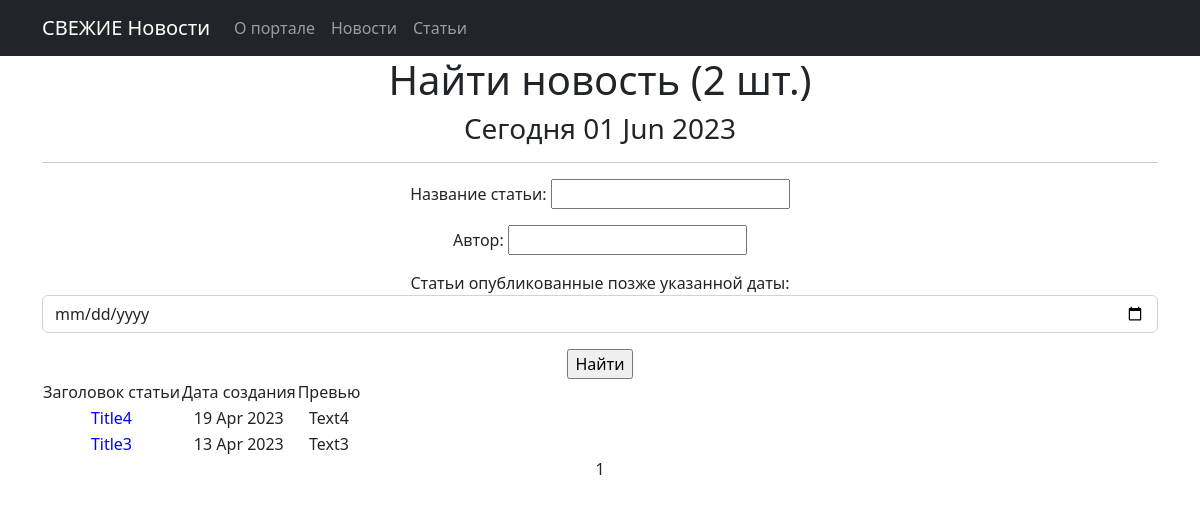
Page /news/search/ on the earlier database version.
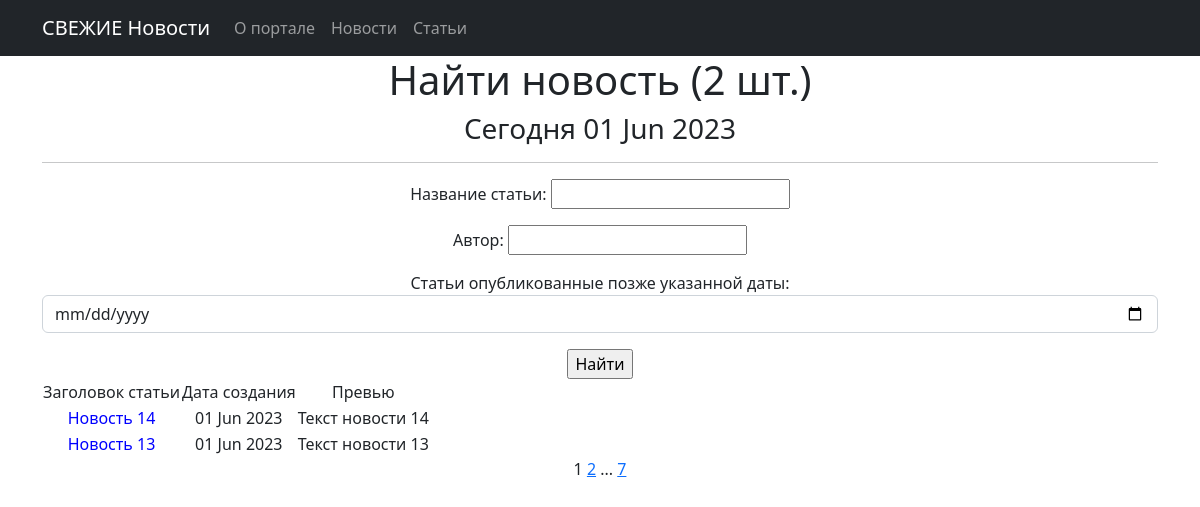
Same page on the later database version.
### news/models.py (models this page shows, shortened)
class Post(models.Model):
    news = 'NW'
    article = 'AR'
    POSTS = [
        (news, 'Новость'),
        (article, 'Статья')
    ]
    author = models.ForeignKey(Author, on_delete=models.CASCADE)
    post_type = models.CharField(max_length=2, choices=POSTS, default=article)
    time_create = models.DateTimeField(auto_now_add=True)
    category = models.ManyToManyField(Category, through='PostCategory')
    title = models.CharField(max_length=255)
    text = models.TextField()
    rating = models.IntegerField(default=0)

### news/views.py (the view)
# urls.py: path('news/search/', NewsSearch.as_view(), name='news_search'),
class NewsSearch(ListView):
    queryset = Post.objects.filter(post_type = 'NW').order_by('-time_create')
    template_name = 'News/news_search.html'
    context_object_name = 'postsearch'
    paginate_by = 2
    def get_queryset(self):
        queryset = super().get_queryset()
        self.filterset = PostFilter(self.request.GET, queryset)
        return self.filterset.qs
    def get_context_data(self, **kwargs):
        context = super().get_context_data(**kwargs)
        context['time_now'] = datetime.utcnow()
        context['filterset'] = self.filterset
        return context

### news/templatetags/custom_tags.py (called while the page is built)
@register.simple_tag(takes_context=True)
def url_replace(context, **kwargs):
    d = context['request'].GET.copy()
    for k, v in kwargs.items():
        d[k] = v
    return d.urlencode()

### templates/News/news_search.html (shortened to what this page needs)
{% extends 'default.html' %}
{% load custom_filters %}
{% load custom_tags %}
{% block content %}
<h1>Найти новость ({{ postsearch|length }} шт.)</h1>
<h3>Сегодня {{ time_now|date:'d M Y' }} </h3>
<hr>
<form action="" method="get">
       {{ filterset.form.as_p }}
       <input type="submit" value="Найти" />
</form>
{% if postsearch %}
<table>
    <tr>
        <td> Заголовок статьи</td>
        <td> Дата создания</td>
        <td> Превью</td>
    </tr>
    {% for post in postsearch %}
    <tr>
        <td><a class="nav-link" href="/news/{{ post.id }}" style="color: blue">{{ post.title }}</a></td>
        <td>{{ post.time_create|date:'d M Y' }}</td>
        <td>{{ post.text|truncatechars:20 }}</td>
    </tr>
    {% endfor %}
</table>
{% else %}
<h2> Новостей нет! </h2>
{% endif %}
{{ page_obj.number }}
{% if page_obj.has_next %}
    <a href="?{% url_replace page=page_obj.next_page_number %}">{{ page_obj.next_page_number }}</a>
    {% if paginator.num_pages != page_obj.next_page_number %}
        ...
        <a href="?{% url_replace page=page_obj.paginator.num_pages %}">{{ page_obj.paginator.num_pages }}</a>
    {% endif %}
{% endif %}
{% endblock content %}

Differences in the rows shown:
no longer on this page (row edited): Post: title "Title4", time_create "19 Apr 2023", text "Text4"
no longer on this page (row edited): Post: title "Title3", time_create "13 Apr 2023", text "Text3"
added Post: title "Новость 14", time_create "01 Jun 2023", text "Текст новости 14"
added Post: title "Новость 13", time_create "01 Jun 2023", text "Текст новости 13"
Other differences:
{{ page_obj.next_page_number }}: (not shown) → "2"
{{ page_obj.paginator.num_pages }}: (not shown) → "7"
